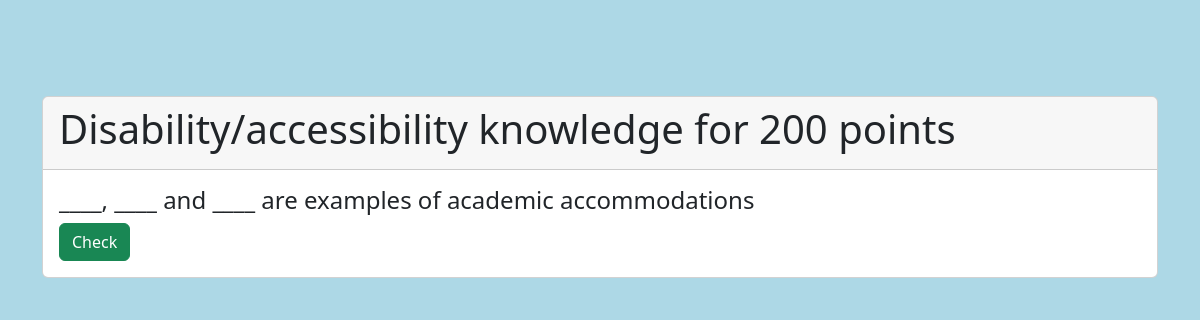
The page /question/2/3 on the database its author committed.
### jeopardy/models.py (models this page shows)
class Question(models.Model):
    topic = models.ForeignKey(Topic, on_delete=models.PROTECT)
    points = models.ForeignKey(Point, on_delete=models.PROTECT)
    question = models.TextField(max_length=255)
    color = ColorField(default='#EC008C')
    answer = models.TextField(max_length=255)
    def str(self):
        return f"{ str(self.topic) } for { str(self.points) } points"# : {self.question}"
    def __str__(self):
        return f"{ str(self.topic) } for { str(self.points) } points"# : {self.question}"

class Topic(models.Model):
    name = models.CharField(max_length=50)
    def __str__(self):
        return self.name

class Point(models.Model):
    points = models.IntegerField()
    def __str__(self):
        return str(self.points)

### jeopardy/views.py (the view, shortened to what this page needs)
# urls.py: path("question/<int:question_id>/<int:team_id>", question, name="question"),
def question(request, question_id, team_id):
    context ={}
    context["url"] = (question_id,team_id)
    team = Team.objects.get(id = team_id)
    context["team"] = team
    question = Question.objects.get(id = question_id)
    context["question"] = question
    team_obj = get_object_or_404(Team, id = team_id) # fetch the object related to passed id
    teamForm = TeamForm(request.POST or None, instance = team_obj, question_id = question_id)  # pass the object as instance in form
    context["teamForm"] = teamForm # add form dictionary to context
    return render(request, 'jeopardy/question.html', context)

### jeopardy/templates/jeopardy/question.html (shortened to what this page needs)
{% extends 'jeopardy/base.html' %}
{% block content %}
<form method = "post" action="/question/{{url.0}}/{{url.1}}">
    <div id="carouselId" class="carousel slide">
        <br><br><br>
        <div class="carousel-inner">
            <div class="carousel-item active">
                <div class="card mt-4">
                    <div class="card-header">
                        <h1>{{question.topic}} for {{ question.points }} points<h1>
                    </div>
                    <div class="card-body">
                        <h4 class="card-text">{{question.question}}</h4>
                        <button class="btn btn-success" type="button" data-bs-target="#carouselId" data-bs-slide="next">
                        Check
                    </button>
                    </div>
                </div>
            </div>
        </div>
    </div>
</form>
{%endblock%}

### jeopardy/static/jeopardy/style.css (style rules this page uses)
.body { background-color: lightblue; }

### rows shown on the page
Question: topic "Disability/accessibility knowledge", points "200", question "____, ____ and ____ are examples of academic accommodations"
